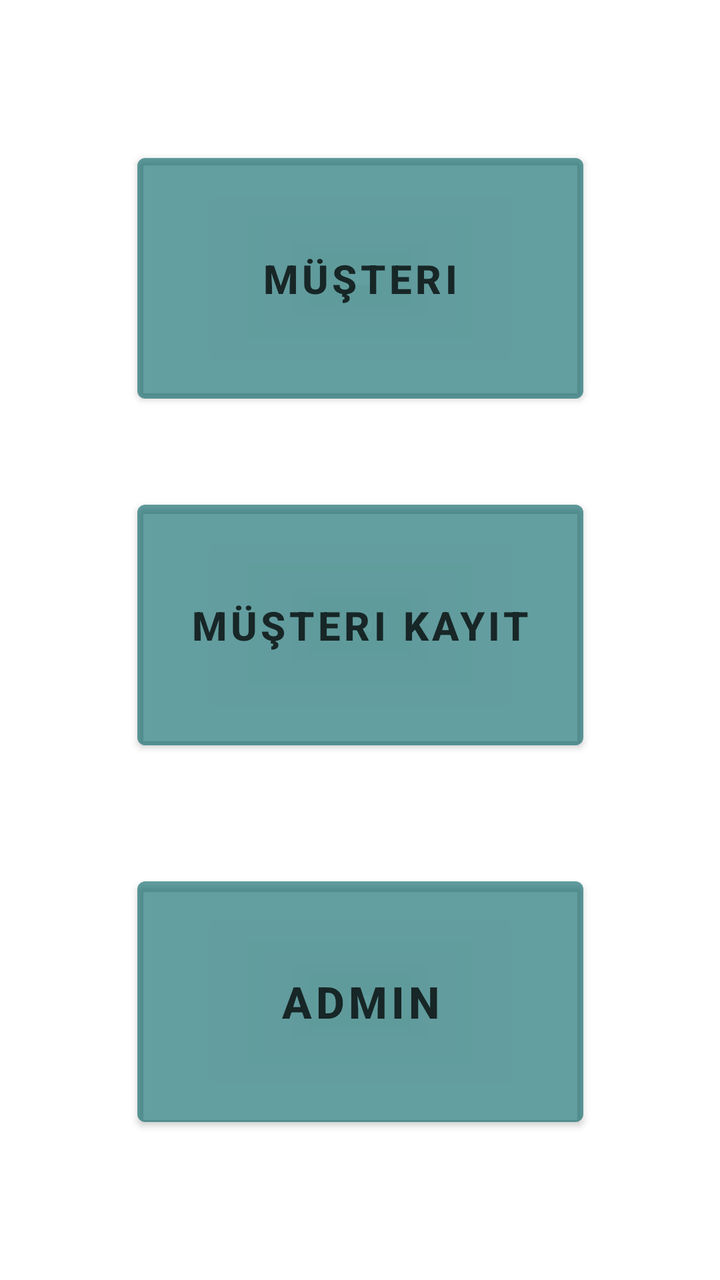
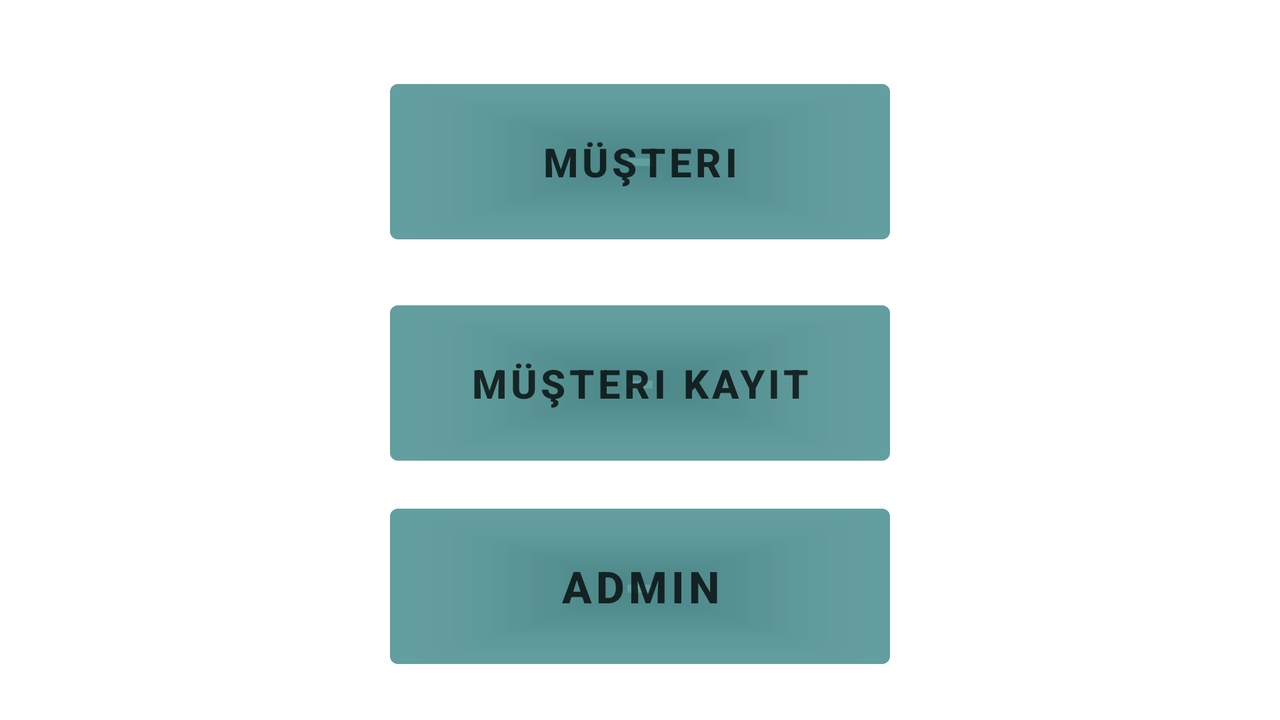

First picture: res/layout/ on a phone held upright. Second picture: the repository's own variant of that layout, on a device whose configuration matches the variant's folder. Source for both follows.
<!-- AndroidManifest.xml: application theme Theme.VehicleRegistrationAndSelectionProject -->
<!-- res/layout/fragment_admin_or_customer_entrance.xml -->
<?xml version="1.0" encoding="utf-8"?>
<androidx.constraintlayout.widget.ConstraintLayout xmlns:android="http://schemas.android.com/apk/res/android"
    xmlns:app="http://schemas.android.com/apk/res-auto"
    xmlns:tools="http://schemas.android.com/tools"
    android:layout_width="match_parent"
    android:layout_height="match_parent"
    tools:context=".AdminOrCustomerEntranceFragment">


    <Button
        android:id="@+id/customerLogInButton"
        android:layout_width="223dp"
        android:layout_height="0dp"
        android:layout_marginTop="73dp"
        android:layout_marginBottom="41dp"
        android:text="Müşteri"
        android:textAlignment="center"
        android:textColor="#C1000000"
        android:textSize="20sp"
        android:textStyle="bold"
        android:backgroundTint="#60006064"
        app:layout_constraintBottom_toTopOf="@+id/customerSignUpButton"
        app:layout_constraintEnd_toEndOf="parent"
        app:layout_constraintStart_toStartOf="parent"
        app:layout_constraintTop_toTopOf="parent"
        />

    <Button
        android:id="@+id/customerSignUpButton"
        android:layout_width="223dp"
        android:layout_height="0dp"
        android:layout_marginBottom="56dp"
        android:backgroundTint="#60006064"
        android:text="Müşteri Kayıt"
        android:textAlignment="center"
        android:textColor="#C1000000"
        android:textSize="20sp"
        android:textStyle="bold"
        app:layout_constraintBottom_toTopOf="@+id/adminButton"
        app:layout_constraintEnd_toEndOf="parent"
        app:layout_constraintStart_toStartOf="parent"
        app:layout_constraintTop_toBottomOf="@+id/customerLogInButton" />

    <Button
        android:id="@+id/adminButton"
        android:layout_width="223dp"
        android:layout_height="0dp"
        android:layout_marginBottom="73dp"
        android:backgroundTint="#60006064"
        android:text="Admin"
        android:textAlignment="center"
        android:textColor="#C1000000"
        android:textSize="22sp"
        android:textStyle="bold"
        app:layout_constraintBottom_toBottomOf="parent"
        app:layout_constraintEnd_toEndOf="parent"
        app:layout_constraintStart_toStartOf="parent"
        app:layout_constraintTop_toBottomOf="@+id/customerSignUpButton" />
</androidx.constraintlayout.widget.ConstraintLayout>
<!-- resources referenced by this layout -->
<resources>
  <style name="Theme.VehicleRegistrationAndSelectionProject" parent="Theme.MaterialComponents.DayNight.DarkActionBar">
          
          <item name="colorPrimary">@color/purple_500</item>
          <item name="colorPrimaryVariant">@color/purple_700</item>
          <item name="colorOnPrimary">@color/white</item>
          
          <item name="colorSecondary">@color/teal_200</item>
          <item name="colorSecondaryVariant">@color/teal_700</item>
          <item name="colorOnSecondary">@color/black</item>
          
          <item name="android:statusBarColor">?attr/colorPrimaryVariant</item>
          
      </style>
</resources>
<!-- res/layout-land/fragment_admin_or_customer_entrance.xml (the repository's variant of the layout above) -->
<!-- drawn on the phone turned sideways -->
<?xml version="1.0" encoding="utf-8"?>
<androidx.constraintlayout.widget.ConstraintLayout xmlns:android="http://schemas.android.com/apk/res/android"
    xmlns:app="http://schemas.android.com/apk/res-auto"
    xmlns:tools="http://schemas.android.com/tools"
    android:layout_width="match_parent"
    android:layout_height="match_parent"
    tools:context=".AdminOrCustomerEntranceFragment">


    <Button
        android:id="@+id/customerLogInButton"
        android:layout_width="0dp"
        android:layout_height="0dp"
        android:layout_marginTop="36dp"
        android:layout_marginBottom="21dp"
        android:backgroundTint="#60006064"
        android:text="Müşteri"
        android:textAlignment="center"
        android:textColor="#C1000000"
        android:textSize="20sp"
        android:textStyle="bold"
        app:layout_constraintBottom_toTopOf="@+id/customerSignUpButton"
        app:layout_constraintEnd_toEndOf="@+id/customerSignUpButton"
        app:layout_constraintStart_toStartOf="@+id/customerSignUpButton"
        app:layout_constraintTop_toTopOf="parent" />

    <Button
        android:id="@+id/customerSignUpButton"
        android:layout_width="0dp"
        android:layout_height="0dp"
        android:layout_marginBottom="12dp"
        android:backgroundTint="#60006064"
        android:text="Müşteri Kayıt"
        android:textAlignment="center"
        android:textColor="#C1000000"
        android:textSize="20sp"
        android:textStyle="bold"
        app:layout_constraintBottom_toTopOf="@+id/adminButton"
        app:layout_constraintEnd_toEndOf="@+id/adminButton"
        app:layout_constraintStart_toStartOf="@+id/adminButton"
        app:layout_constraintTop_toBottomOf="@+id/customerLogInButton" />

    <Button
        android:id="@+id/adminButton"
        android:layout_width="250dp"
        android:layout_height="0dp"
        android:layout_marginBottom="22dp"
        android:backgroundTint="#60006064"
        android:text="Admin"
        android:textAlignment="center"
        android:textColor="#C1000000"
        android:textSize="22sp"
        android:textStyle="bold"
        app:layout_constraintBottom_toBottomOf="parent"
        app:layout_constraintEnd_toEndOf="parent"
        app:layout_constraintStart_toStartOf="parent"
        app:layout_constraintTop_toBottomOf="@+id/customerSignUpButton" />
</androidx.constraintlayout.widget.ConstraintLayout>
